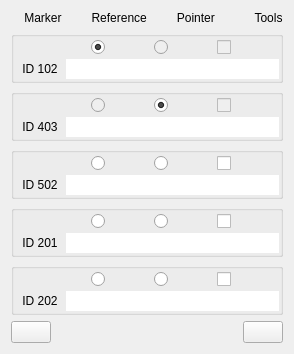
           <widget class="QWidget" name="SecondStepWidget">
            <attribute name="title">
             <string>Tracker Setup</string>
            </attribute>
            <layout class="QVBoxLayout" name="verticalLayout_18">
             <item>
              <layout class="QVBoxLayout" name="verticalLayoutRight">
               <item>
                <widget class="QLabel" name="label">
                 <property name="maximumSize">
                  <size>
                   <width>16777215</width>
                   <height>20</height>
                  </size>
                 </property>
                 <property name="text">
                  <string>    Marker         Reference         Pointer            Tools</string>
                 </property>
                </widget>
               </item>
               <item>
                <widget class="QGroupBox" name="Marker1">
                 <property name="minimumSize">
                  <size>
                   <width>0</width>
                   <height>0</height>
                  </size>
                 </property>
                 <property name="title">
                  <string/>
                 </property>
                 <layout class="QVBoxLayout" name="verticalLayout_7" stretch="0,0">
                  <property name="spacing">
                   <number>1</number>
                  </property>
                  <property name="margin">
                   <number>1</number>
                  </property>
                  <item>
                   <layout class="QVBoxLayout" name="verticalLayout">
                    <property name="sizeConstraint">
                     <enum>QLayout::SetMaximumSize</enum>
                    </property>
                    <item>
                     <layout class="QHBoxLayout" name="horizontalLayout_2">
                      <item>
                       <widget class="QLabel" name="label_2">
                        <property name="maximumSize">
                         <size>
                          <width>50</width>
                          <height>50</height>
                         </size>
                        </property>
                        <property name="text">
                         <string/>
                        </property>
                        <property name="pixmap">
                         <pixmap resource="IGIPlanning.qrc">:/Images/Images/102.png</pixmap>
                        </property>
                        <property name="scaledContents">
                         <bool>true</bool>
                        </property>
                       </widget>
                      </item>
                      <item>
                       <spacer name="horizontalSpacer_4">
                        <property name="orientation">
                         <enum>Qt::Horizontal</enum>
                        </property>
                        <property name="sizeType">
                         <enum>QSizePolicy::Fixed</enum>
                        </property>
                        <property name="sizeHint" stdset="0">
                         <size>
                          <width>25</width>
                          <height>20</height>
                         </size>
                        </property>
                       </spacer>
                      </item>
                      <item>
                       <widget class="QRadioButton" name="reference102Radio">
                        <property name="text">
                         <string/>
                        </property>
                        <property name="checked">
                         <bool>true</bool>
                        </property>
                       </widget>
                      </item>
                      <item>
                       <widget class="QRadioButton" name="pointer102Radio">
                        <property name="enabled">
                         <bool>false</bool>
                        </property>
                        <property name="text">
                         <string/>
                        </property>
                       </widget>
                      </item>
                      <item>
                       <widget class="QCheckBox" name="A">
                        <property name="enabled">
                         <bool>false</bool>
                        </property>
                        <property name="text">
                         <string/>
                        </property>
                       </widget>
                      </item>
                     </layout>
                    </item>
                   </layout>
                  </item>
                  <item>
                   <layout class="QHBoxLayout" name="horizontalLayout_20">
                    <item>
                     <widget class="QLabel" name="label_7">
                      <property name="minimumSize">
                       <size>
                        <width>50</width>
                        <height>0</height>
                       </size>
                      </property>
                      <property name="maximumSize">
                       <size>
                        <width>50</width>
                        <height>16777215</height>
                       </size>
                      </property>
                      <property name="text">
                       <string>ID 102</string>
                      </property>
                      <property name="alignment">
                       <set>Qt::AlignCenter</set>
                      </property>
                     </widget>
                    </item>
                    <item>
                     <widget class="QLineEdit" name="Message102Edit">
                      <property name="frame">
                       <bool>false</bool>
                      </property>
                     </widget>
                    </item>
                   </layout>
                  </item>
                 </layout>
                </widget>
               </item>
               <item>
                <widget class="QGroupBox" name="Marker2">
                 <property name="title">
                  <string/>
                 </property>
                 <layout class="QVBoxLayout" name="verticalLayout_19" stretch="0">
                  <property name="spacing">
                   <number>1</number>
                  </property>
                  <property name="margin">
                   <number>1</number>
                  </property>
                  <item>
                   <layout class="QVBoxLayout" name="verticalLayout_9">
                    <property name="sizeConstraint">
                     <enum>QLayout::SetMaximumSize</enum>
                    </property>
                    <item>
                     <layout class="QHBoxLayout" name="horizontalLayout_5">
                      <item>
                       <widget class="QLabel" name="label_3">
                        <property name="maximumSize">
                         <size>
                          <width>50</width>
                          <height>50</height>
                         </size>
                        </property>
                        <property name="text">
                         <string/>
                        </property>
                        <property name="pixmap">
                         <pixmap resource="IGIPlanning.qrc">:/Images/Images/403.png</pixmap>
                        </property>
                        <property name="scaledContents">
                         <bool>true</bool>
                        </property>
                       </widget>
                      </item>
                      <item>
                       <spacer name="horizontalSpacer_5">
                        <property name="orientation">
                         <enum>Qt::Horizontal</enum>
                        </property>
                        <property name="sizeType">
                         <enum>QSizePolicy::Fixed</enum>
                        </property>
                        <property name="sizeHint" stdset="0">
                         <size>
                          <width>25</width>
                          <height>20</height>
                         </size>
                        </property>
                       </spacer>
                      </item>
                      <item>
                       <widget class="QRadioButton" name="reference403Radio">
                        <property name="enabled">
                         <bool>false</bool>
                        </property>
                        <property name="text">
                         <string/>
                        </property>
                       </widget>
                      </item>
                      <item>
                       <widget class="QRadioButton" name="pointer403Radio">
                        <property name="text">
                         <string/>
                        </property>
                        <property name="checked">
                         <bool>true</bool>
                        </property>
                       </widget>
                      </item>
                      <item>
                       <widget class="QCheckBox" name="B">
                        <property name="enabled">
                         <bool>false</bool>
                        </property>
                        <property name="text">
                         <string/>
                        </property>
                       </widget>
                      </item>
                     </layout>
                    </item>
                    <item>
                     <layout class="QHBoxLayout" name="horizontalLayout_21">
                      <item>
                       <widget class="QLabel" name="label_8">
                        <property name="minimumSize">
                         <size>
                          <width>50</width>
                          <height>0</height>
                         </size>
                        </property>
                        <property name="maximumSize">
                         <size>
                          <width>50</width>
                          <height>16777215</height>
                         </size>
                        </property>
                        <property name="text">
                         <string>ID 403</string>
                        </property>
                        <property name="alignment">
                         <set>Qt::AlignCenter</set>
                        </property>
                       </widget>
                      </item>
                      <item>
                       <widget class="QLineEdit" name="Message403Edit">
                        <property name="frame">
                         <bool>false</bool>
                        </property>
                       </widget>
                      </item>
                     </layout>
                    </item>
                   </layout>
                  </item>
                 </layout>
                </widget>
               </item>
               <item>
                <widget class="QGroupBox" name="Marker3">
                 <property name="title">
                  <string/>
                 </property>
                 <layout class="QVBoxLayout" name="verticalLayout_21" stretch="0,0">
                  <property name="spacing">
                   <number>1</number>
                  </property>
                  <property name="margin">
                   <number>1</number>
                  </property>
                  <item>
                   <layout class="QVBoxLayout" name="verticalLayout_11">
                    <property name="sizeConstraint">
                     <enum>QLayout::SetMaximumSize</enum>
                    </property>
                    <item>
                     <layout class="QHBoxLayout" name="horizontalLayout_8">
                      <item>
                       <widget class="QLabel" name="label_4">
                        <property name="maximumSize">
                         <size>
                          <width>50</width>
                          <height>50</height>
                         </size>
                        </property>
                        <property name="text">
                         <string/>
                        </property>
                        <property name="pixmap">
                         <pixmap resource="IGIPlanning.qrc">:/Images/Images/502.png</pixmap>
                        </property>
                        <property name="scaledContents">
                         <bool>true</bool>
                        </property>
                       </widget>
                      </item>
                      <item>
                       <spacer name="horizontalSpacer_6">
                        <property name="orientation">
                         <enum>Qt::Horizontal</enum>
                        </property>
                        <property name="sizeType">
                         <enum>QSizePolicy::Fixed</enum>
                        </property>
                        <property name="sizeHint" stdset="0">
                         <size>
                          <width>25</width>
                          <height>20</height>
                         </size>
                        </property>
                       </spacer>
                      </item>
                      <item>
                       <widget class="QRadioButton" name="reference502Radio">
                        <property name="text">
                         <string/>
                        </property>
                       </widget>
                      </item>
                      <item>
                       <widget class="QRadioButton" name="pointer502Radio">
                        <property name="text">
                         <string/>
                        </property>
                       </widget>
                      </item>
                      <item>
                       <widget class="QCheckBox" name="C">
                        <property name="text">
                         <string/>
                        </property>
                       </widget>
                      </item>
                     </layout>
                    </item>
                   </layout>
                  </item>
                  <item>
                   <layout class="QHBoxLayout" name="horizontalLayout_22">
                    <item>
                     <widget class="QLabel" name="label_9">
                      <property name="minimumSize">
                       <size>
                        <width>50</width>
                        <height>0</height>
                       </size>
                      </property>
                      <property name="maximumSize">
                       <size>
                        <width>50</width>
                        <height>16777215</height>
                       </size>
                      </property>
                      <property name="text">
                       <string>ID 502</string>
                      </property>
                      <property name="alignment">
                       <set>Qt::AlignCenter</set>
                      </property>
                     </widget>
                    </item>
                    <item>
                     <widget class="QLineEdit" name="Message502Edit">
                      <property name="frame">
                       <bool>false</bool>
                      </property>
                     </widget>
                    </item>
                   </layout>
                  </item>
                 </layout>
                </widget>
               </item>
               <item>
                <widget class="QGroupBox" name="Marker4">
                 <property name="title">
                  <string/>
                 </property>
                 <layout class="QVBoxLayout" name="verticalLayout_20" stretch="0">
                  <property name="spacing">
                   <number>1</number>
                  </property>
                  <property name="margin">
                   <number>1</number>
                  </property>
                  <item>
                   <layout class="QVBoxLayout" name="verticalLayout_12">
                    <property name="sizeConstraint">
                     <enum>QLayout::SetMaximumSize</enum>
                    </property>
                    <item>
                     <layout class="QHBoxLayout" name="horizontalLayout_9">
                      <item>
                       <widget class="QLabel" name="label_5">
                        <property name="maximumSize">
                         <size>
                          <width>50</width>
                          <height>50</height>
                         </size>
                        </property>
                        <property name="text">
                         <string/>
                        </property>
                        <property name="pixmap">
                         <pixmap resource="IGIPlanning.qrc">:/Images/Images/201.png</pixmap>
                        </property>
                        <property name="scaledContents">
                         <bool>true</bool>
                        </property>
                       </widget>
                      </item>
                      <item>
                       <spacer name="horizontalSpacer_7">
                        <property name="orientation">
                         <enum>Qt::Horizontal</enum>
                        </property>
                        <property name="sizeType">
                         <enum>QSizePolicy::Fixed</enum>
                        </property>
                        <property name="sizeHint" stdset="0">
                         <size>
                          <width>25</width>
                          <height>20</height>
                         </size>
                        </property>
                       </spacer>
                      </item>
                      <item>
                       <widget class="QRadioButton" name="reference201Radio">
                        <property name="text">
                         <string/>
                        </property>
                       </widget>
                      </item>
                      <item>
                       <widget class="QRadioButton" name="pointer201Radio">
                        <property name="text">
                         <string/>
                        </property>
                       </widget>
                      </item>
                      <item>
                       <widget class="QCheckBox" name="D">
                        <property name="text">
                         <string/>
                        </property>
                       </widget>
                      </item>
                     </layout>
                    </item>
                    <item>
                     <layout class="QHBoxLayout" name="horizontalLayout_23">
                      <item>
                       <widget class="QLabel" name="label_10">
                        <property name="minimumSize">
                         <size>
                          <width>50</width>
                          <height>0</height>
                         </size>
                        </property>
                        <property name="maximumSize">
                         <size>
                          <width>50</width>
                          <height>16777215</height>
                         </size>
                        </property>
                        <property name="text">
                         <string>ID 201</string>
                        </property>
                        <property name="alignment">
                         <set>Qt::AlignCenter</set>
                        </property>
                       </widget>
                      </item>
                      <item>
                       <widget class="QLineEdit" name="Message201Edit">
                        <property name="frame">
                         <bool>false</bool>
                        </property>
                       </widget>
                      </item>
                     </layout>
                    </item>
                   </layout>
                  </item>
                 </layout>
                </widget>
               </item>
               <item>
                <widget class="QGroupBox" name="Marker5">
                 <property name="title">
                  <string/>
                 </property>
                 <layout class="QVBoxLayout" name="verticalLayout_22" stretch="0">
                  <property name="spacing">
                   <number>1</number>
                  </property>
                  <property name="margin">
                   <number>1</number>
                  </property>
                  <item>
                   <layout class="QVBoxLayout" name="verticalLayout_14">
                    <property name="sizeConstraint">
                     <enum>QLayout::SetMaximumSize</enum>
                    </property>
                    <item>
                     <layout class="QHBoxLayout" name="horizontalLayout_10">
                      <item>
                       <widget class="QLabel" name="label_6">
                        <property name="maximumSize">
                         <size>
                          <width>50</width>
                          <height>50</height>
                         </size>
                        </property>
                        <property name="text">
                         <string/>
                        </property>
                        <property name="pixmap">
                         <pixmap resource="IGIPlanning.qrc">:/Images/Images/202.png</pixmap>
                        </property>
                        <property name="scaledContents">
                         <bool>true</bool>
                        </property>
                       </widget>
                      </item>
                      <item>
                       <spacer name="horizontalSpacer_8">
                        <property name="orientation">
                         <enum>Qt::Horizontal</enum>
                        </property>
                        <property name="sizeType">
                         <enum>QSizePolicy::Fixed</enum>
                        </property>
                        <property name="sizeHint" stdset="0">
                         <size>
                          <width>25</width>
                          <height>20</height>
                         </size>
                        </property>
                       </spacer>
                      </item>
                      <item>
                       <widget class="QRadioButton" name="reference202Radio">
                        <property name="text">
                         <string/>
                        </property>
                       </widget>
                      </item>
                      <item>
                       <widget class="QRadioButton" name="pointer202Radio">
                        <property name="text">
                         <string/>
                        </property>
                       </widget>
                      </item>
                      <item>
                       <widget class="QCheckBox" name="E">
                        <property name="text">
                         <string/>
                        </property>
                       </widget>
                      </item>
                     </layout>
                    </item>
                    <item>
                     <layout class="QHBoxLayout" name="horizontalLayout_24">
                      <item>
                       <widget class="QLabel" name="label_11">
                        <property name="minimumSize">
                         <size>
                          <width>50</width>
                          <height>0</height>
                         </size>
                        </property>
                        <property name="maximumSize">
                         <size>
                          <width>50</width>
                          <height>16777215</height>
                         </size>
                        </property>
                        <property name="text">
                         <string>ID 202</string>
                        </property>
                        <property name="alignment">
                         <set>Qt::AlignCenter</set>
                        </property>
                       </widget>
                      </item>
                      <item>
                       <widget class="QLineEdit" name="Message202Edit">
                        <property name="frame">
                         <bool>false</bool>
                        </property>
                       </widget>
                      </item>
                     </layout>
                    </item>
                   </layout>
                  </item>
                 </layout>
                </widget>
               </item>
               <item>
                <layout class="QHBoxLayout" name="horizontalLayout_14">
                 <item>
                  <widget class="QPushButton" name="secondPreviousButton">
                   <property name="text">
                    <string/>
                   </property>
                   <property name="icon">
                    <iconset resource="IGIPlanning.qrc">
                     <normaloff>:/Images/Images/2leftarrow.png</normaloff>:/Images/Images/2leftarrow.png</iconset>
                   </property>
                   <property name="iconSize">
                    <size>
                     <width>40</width>
                     <height>40</height>
                    </size>
                   </property>
                  </widget>
                 </item>
                 <item>
                  <spacer name="horizontalSpacer_2">
                   <property name="orientation">
                    <enum>Qt::Horizontal</enum>
                   </property>
                   <property name="sizeHint" stdset="0">
                    <size>
                     <width>40</width>
                     <height>20</height>
                    </size>
                   </property>
                  </spacer>
                 </item>
                 <item>
                  <widget class="QPushButton" name="secondNextButton">
                   <property name="text">
                    <string/>
                   </property>
                   <property name="icon">
                    <iconset resource="IGIPlanning.qrc">
                     <normaloff>:/Images/Images/2rightarrow.png</normaloff>:/Images/Images/2rightarrow.png</iconset>
                   </property>
                   <property name="iconSize">
                    <size>
                     <width>40</width>
                     <height>40</height>
                    </size>
                   </property>
                  </widget>
                 </item>
                </layout>
               </item>
              </layout>
             </item>
            </layout>
           </widget>
